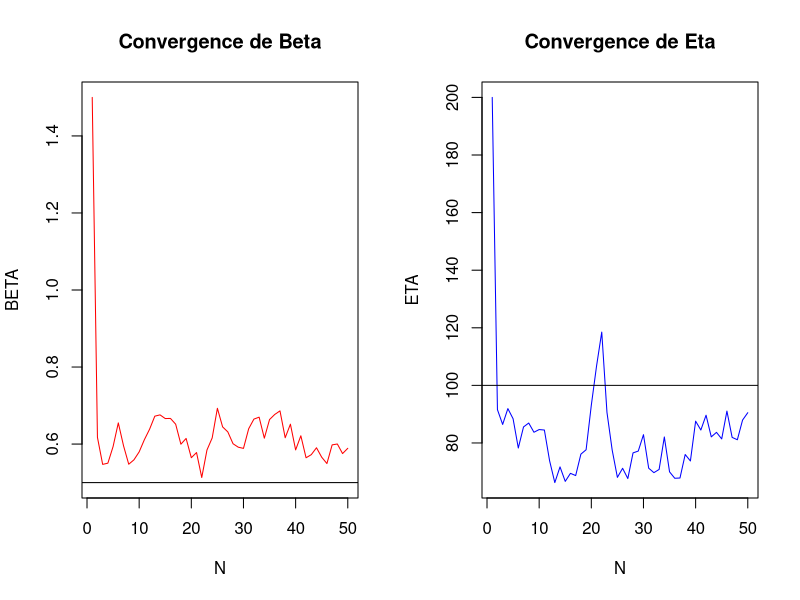
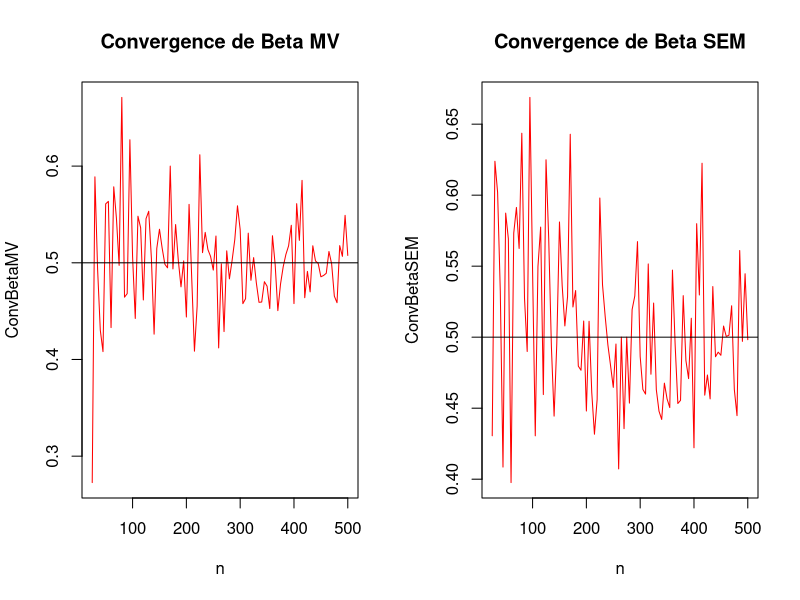
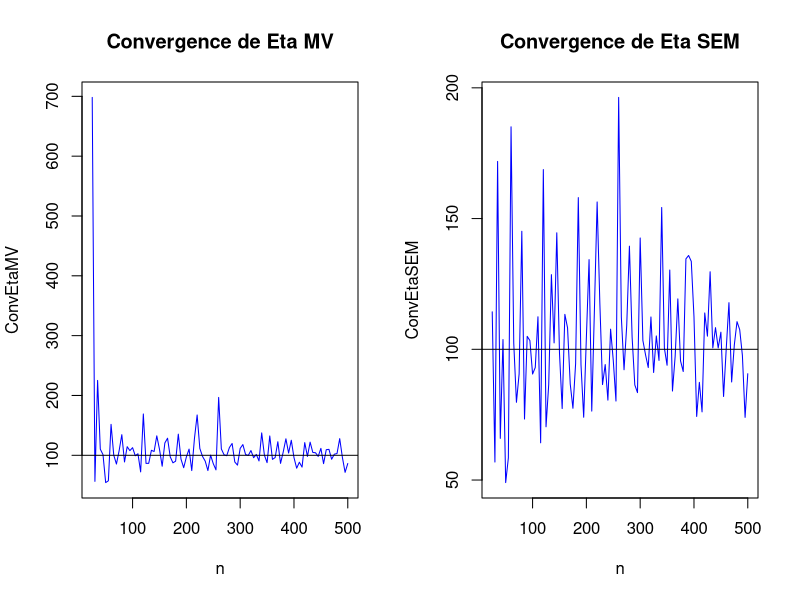
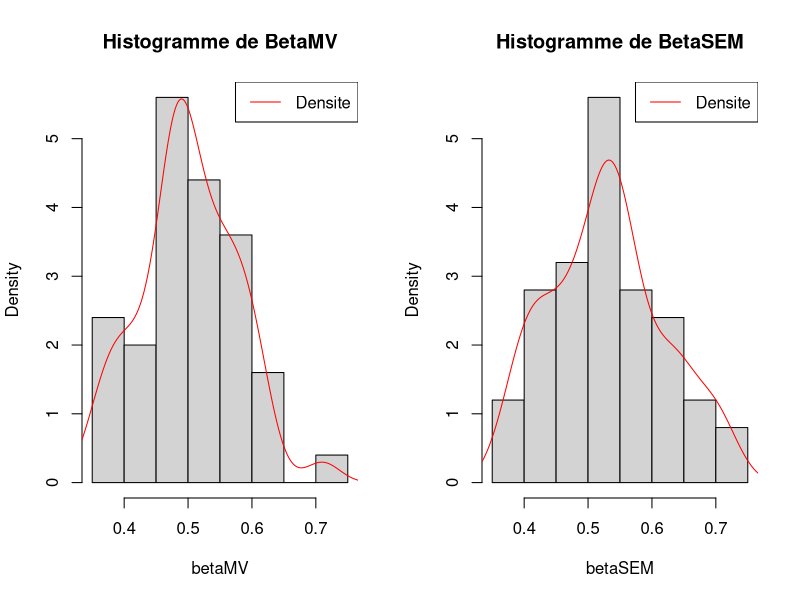
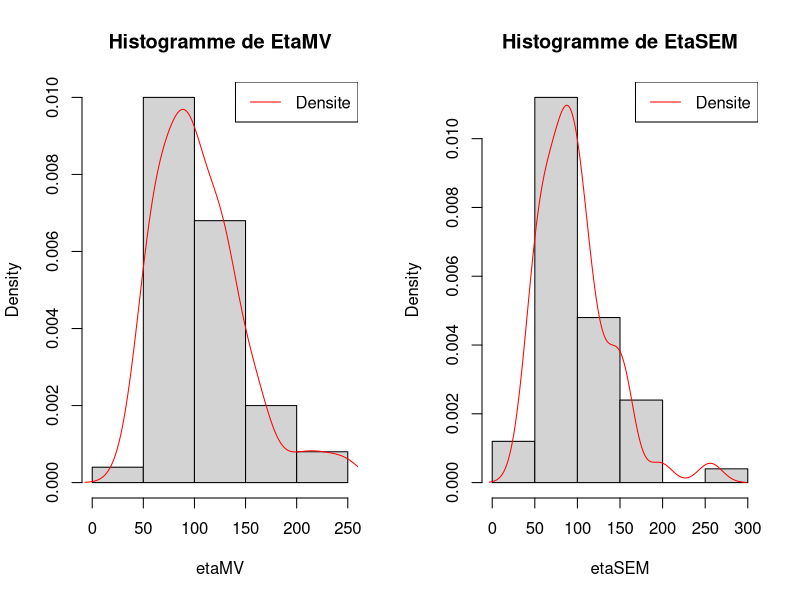

Write the R code that produced these figures, in order.
#### Fonctions ####

MV = function(ech,c){  #Fonction qui calcule et retourne le maximum de vraisemblance d'un echantillon censure de loi Weibull
  m = sum(ech < c)
  equa = function(b){
    (1/b)-sum(log(ech)*(ech^b))/(sum((ech^b)))+(1/m)*sum(log(ech[ech<c]))
  }
  betamv = uniroot(equa,c(0.0001,10))$root
  etamv = ((1/m)*sum(ech**betamv))**(1/betamv)
  return(list(BetaMV = betamv,EtaMV = etamv))
}  

SEM = function(ech,c,N,n,ETA,BETA){  #Fonction SEM qui plot les convergences de Beta et Eta
  for(k in 2:N){
    echT = ech
    for (l in 1:n){
      if(echT[l] == c){
        echT[l] = ETA[k-1]*(-log(runif(1)) + (c/ETA[k-1])**BETA[k-1])**(1/BETA[k-1]) 
      }
    }
    equat = function(b){
      (1/b)-sum(log(echT)*(echT^b))/(sum((echT^b)))+(1/n)*sum(log(echT))
    }
    BETA[k] = uniroot(equat,c(0.0001,10),extendInt="yes")$root
    ETA[k] = ((1/n)*sum(echT**BETA[k]))**(1/BETA[k])
  }
  par(mfrow=c(1,2))
  plot(BETA,type='l', col='red', main = 'Convergence de Beta', xlab = 'N', ylim =c(min(min(BETA),beta),max(max(BETA),beta)))
  abline(h=beta)
  plot(ETA,type='l', col='blue', main = 'Convergence de Eta', xlab = 'N', ylim =c(min(min(ETA),eta),max(max(ETA),eta)))
  abline(h=eta)
  return(list(BETA,ETA))
}

SEM2 = function(ech,c,N,n,ETA,BETA){     #Fonction SEM qui retourne tous les Beta et Eta sous forme matricielle
  for(k in 2:N){
    echT = ech
    for (l in 1:n){
      if(echT[l] == c){
        echT[l] = ETA[k-1]*(-log(runif(1)) + (c/ETA[k-1])**BETA[k-1])**(1/BETA[k-1]) 
      }
    }
    equat = function(b){
      (1/b)-sum(log(echT)*(echT^b))/(sum((echT^b)))+(1/n)*sum(log(echT))
    }
    BETA[k] = uniroot(equat,c(0.0001,10),extendInt="yes")$root
    ETA[k] = ((1/n)*sum(echT**BETA[k]))**(1/BETA[k])
  }
  return(matrix(c(BETA,ETA),nrow = 2, byrow = TRUE))
}

#### Initialisation ####

beta = 0.5    # C'est le parametre de forme
eta = 100     # C'est le parametre d'echelle
n = 50        # Nombre d'observation
c = 60       # La censure
cens = seq(40,100, by = 20)   # Sous forme de vecteur pour tester differentes censures
N = 50        # Le nombre d'iterations
N1 = 50       # Le nombre d'echantillons a simuler
nobs = seq(25,500, by = 5)   # Le nombre d'observations pour la convergence des methodes

TestBetaMV = rep(NA,length(cens))
TestEtaMV = rep(NA,length(cens))

TestBetaSEM = rep(NA,length(cens))
TestEtaSEM = rep(NA,length(cens))

ConvBetaMV = rep(NA,length(nobs)) ## Vecteur des differents Beta obtenus avec la methode MV
ConvEtaMV = rep(NA,length(nobs)) ## Vecteur des differents Eta obtenus avec la methode MV

ConvBetaSEM = rep(NA,length(nobs)) ## Vecteur des differents Beta obtenus avec la methode SEM
ConvEtaSEM = rep(NA,length(nobs)) ## Vecteur des differents Eta obtenus avec la methode SEM

betaMV = rep(NA,N1)   # Vecteur des differents Beta obtenus avec la methode MV
etaMV = rep(NA,N1)    # Vecteur des differents Eta obtenus avec la methode MV

betaSEM = rep(NA,N1)  # Vecteur des differents Beta obtenus avec la methode SEM
etaSEM = rep(NA,N1)   # Vecteur des differents Eta obtenus avec la methode SEM

M = rep(NA,N1)        # Vecteur contenant le nombre de defaillances dans un echantillon

BETA = rep(0,N)       # Vecteur des differents Beta utilises avec la methode SEM
BETA[1] = 1.5         # Initialisation du premier Beta

ETA = rep(0,N)        # Vecteur des differents Eta utilises pour la methode SEM
ETA[1] = 200          # Initialisation du premier Eta

ech = rweibull(n, beta, eta)  # On cree un echantillon de weibull de parametre (Beta,Eta)
ech[ech >= c] = c             # On censure toute les donnees superieures a notre taux de censure

#### Test des fonctions ####

MV(ech,c)
SEM(ech,c,N,n,ETA,BETA)
SEM2(ech,c,N,n,ETA,BETA)

ech = rweibull(n, beta, eta)

for(i in 1:length(cens)){
  echT = ech
  echT[echT >= cens[i]] = cens[i]
  TestBetaMV[i] = MV(echT,cens[i])$BetaMV
  TestEtaMV[i] = MV(echT,cens[i])$EtaMV
  temp = SEM2(echT,cens[i],N,n,ETA,BETA) 
  TestBetaSEM[i] = temp[1,N]         
  TestEtaSEM[i] = temp[2,N]
}

#### Comparaison et convergence ####

for(i in 1:length(nobs)){           # On enregistre pour chaque nombre d'observation different, les valeurs des estimateurs obtenus avec chaque méthode
  ech = rweibull(nobs[i], beta, eta)   # Initialisation de l'echantillon
  ech[ech >= c] = c                   # Censure
  ConvBetaMV[i] = MV(ech,c)$BetaMV   # On enregistre le Beta obtenu avec la methode MV
  ConvEtaMV[i] = MV(ech,c)$EtaMV     # On enregistre le Eta obtenu avec la methode MV
  temp = SEM2(ech,c,N,nobs[i],ETA,BETA) # On execute la fonction SEM et on enregistre le resultat dans une variable temporaire
  ConvBetaSEM[i] = temp[1,N]          # On enregistre le Beta obtenu avec la methode SEM
  ConvEtaSEM[i] = temp[2,N]           # On enregistre le Eta obtenu avec la methode SEM
}


for(i in 1:N1){           # On fait de même pour chaque echantillon
  # On garde les valeurs des estimateurs obtenu avec chaque methode ainsi que le nombre de defaillances dans notre echantillon
  ech = rweibull(n, beta, eta) 
  ech[ech >= c] = c
  M[i] = sum(ech < c)
  betaMV[i] = MV(ech,c)$BetaMV
  etaMV[i] = MV(ech,c)$EtaMV
  temp = SEM2(ech,c,N,n,ETA,BETA)
  betaSEM[i] = temp[1,N]
  etaSEM[i] = temp[2,N]
}


MoyM = mean(M)                   # Le nombre moyen de defaillances

MoyBetaMV = mean(betaMV)         # Moyenne des Beta MV
MoyEtaMV = mean(etaMV)           # Moyenne des Eta MV

SdBetaMV = sd(betaMV)            # Ecart-type des Beta MV
SdEtaMV = sd(etaMV)              # Ecart-type des Eta MV

MoyBetaSEM = mean(betaSEM)         # Moyenne des Beta MV
MoyEtaSEM = mean(etaSEM)           # Moyenne des Eta MV

SdBetaSEM = sd(betaSEM)            # Ecart-type des Beta MV
SdEtaSEM = sd(etaSEM)              # Ecart-type des Eta MV

#### Affichage des resultats ####

TestBetaMV
TestEtaMV

TestBetaSEM
TestEtaSEM


par(mfrow=c(1,2))
plot(nobs,ConvBetaMV,type='l', col='red', main = 'Convergence de Beta MV', xlab = 'n', ylim =c(min(min(ConvBetaMV),beta),max(max(ConvBetaMV),beta)))
abline(h=beta)
plot(nobs,ConvBetaSEM,type='l', col='red', main = 'Convergence de Beta SEM', xlab = 'n', ylim =c(min(min(ConvBetaSEM),beta),max(max(ConvBetaSEM),beta)))
abline(h=beta)

plot(nobs,ConvEtaMV,type='l', col='blue', main = 'Convergence de Eta MV', xlab = 'n', ylim =c(min(min(ConvEtaMV),eta),max(max(ConvEtaMV),eta)))
abline(h=eta)
plot(nobs,ConvEtaSEM,type='l', col='blue', main = 'Convergence de Eta SEM', xlab = 'n', ylim =c(min(min(ConvEtaSEM),eta),max(max(ConvEtaSEM),eta)))
abline(h=eta)


hist(betaMV, freq = FALSE, main = 'Histogramme de BetaMV')
lines(density(betaMV), col = 'red')
legend(x = "topright", legend = c("Densite"), col ='red', lty = 1, cex = 1)

hist(betaSEM, freq = FALSE, main = 'Histogramme de BetaSEM')
lines(density(betaSEM), col = 'red')
legend(x = "topright", legend = c("Densite"), col ='red', lty = 1, cex = 1)

hist(etaMV, freq = FALSE, main = 'Histogramme de EtaMV')
lines(density(etaMV), col = 'red')
legend(x = "topright", legend = c("Densite"), col ='red', lty = 1, cex = 1)

hist(etaSEM, freq = FALSE, main = 'Histogramme de EtaSEM')
lines(density(etaSEM), col = 'red')
legend(x = "topright", legend = c("Densite"), col ='red', lty = 1, cex = 1)


cat("Le nombre moyen de defaillances pour Beta =", beta, "et Eta =", eta, "est :",MoyM)

cat("Le Beta moyen obtenu par la methode MV, pour Beta =", beta, "et Eta =", eta, "est :", MoyBetaMV)
cat("Le Eta moyen obtenu par la methode MV, pour Beta =", beta, "et Eta =", eta, "est :", MoyEtaMV)

cat("L'ecart-type de Beta obtenu par la methode MV, pour Beta =", beta, "et Eta =", eta, "est :", SdBetaMV)
cat("L'ecart-type de Eta obtenu par la methode MV, pour Beta =", beta, "et Eta =", eta, "est :", SdEtaMV)

cat("Le Beta moyen obtenu par la methode SEM, pour Beta =", beta, "et Eta =", eta, "est :", MoyBetaSEM)
cat("Le Beta moyen obtenu par la methode SEM, pour Beta =", beta, "et Eta =", eta, "est :", MoyEtaSEM)

cat("L'ecart-type de Beta obtenue par la methode SEM, pour Beta =", beta, "et Eta =", eta, "est :", SdBetaSEM)
cat("L'ecart-type de Eta obtenue par la methode SEM, pour Beta =", beta, "et Eta =", eta, "est :", SdEtaSEM)
